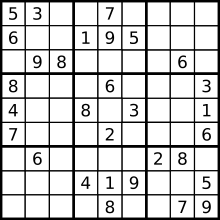
//> input picture Hough Line Transform/images/sudoku.png, 220 x 220 px
$ ./hough_line images/sudoku.png 100 100 3 100   (built with g++ and OpenCV 4)
//> lines starting //> are read from the running program, lines starting //| are printed output that depends on the picture
#include <iostream>
#include <opencv2/opencv.hpp>

using namespace std;
using namespace cv;

struct Hough{
    int minCanny;
    int maxCanny;
    int tr;
    int theta_step;
};

struct Lines{

    Point p1;
    Point p2;
};

vector<Lines> HoughLines(Mat , struct Hough);
void DrawLines(Mat, vector<Lines>);


int main(int argc, char **argv){

    /*
    argv[1] -> input image
    argv[2] -> min threshold Canny
    argv[3] -> max threshold Canny
    argv[4] -> min threshold Hough Lines
    argv[5] -> max threshold Hough Lines
    */

    Mat imgIn = imread(argv[1]);
//> imgIn is the input picture: 220 rows x 220 cols, CV_8UC3; min 0, max 255, mean 206.8
    if(imgIn.empty()){
        cerr<<"Input image failed!"<<endl;
        return -1;
    }
    struct Hough h;
    h.minCanny = atoi(argv[2]);
//> h.minCanny = 100
    h.maxCanny = atoi(argv[3]);
//> h.maxCanny = 100
    h.tr = atoi(argv[4]);
//> h.tr = 3
    h.theta_step = atoi(argv[5]);
//> h.theta_step = 100

    String win = "Original image";
    namedWindow(win, 0);
    imshow(win, imgIn);
    waitKey(0);

    Mat img = imgIn.clone();
    cvtColor(imgIn, img, CV_BGR2GRAY);
    Canny(img, img, h.minCanny, h.maxCanny, 3);
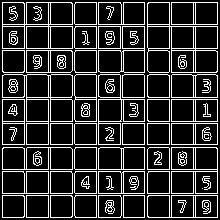
//> img: 220 rows x 220 cols, CV_8UC1; 18% white in thin lines or dots

    String winCanny = "Image after Canny";
    namedWindow(winCanny, 0);
    imshow(winCanny, img);
    waitKey(0);

    vector<Lines> L = HoughLines(img, h);
//> after the loop in HoughLines, `for(int p=0; p<2*pMax; p++)`: L = 47729 items
//> L = 47729 items
    DrawLines(imgIn, L);

    return 0;

}

void DrawLines(Mat img, vector<Lines> lines){

    for(int i=0; i<lines.size(); i++){

        line(img, lines[i].p1, lines[i].p2, Scalar(0,0,255), 1, 8);
    }
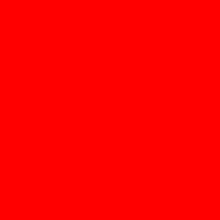
//> img: 220 rows x 220 cols, CV_8UC3; mean B, G, R 0, 0, 255

    String win = "Image after Hough Trasform";
    namedWindow(win, 0);
    imshow(win, img);
    waitKey(0);
}

vector<Lines> HoughLines(Mat img, struct Hough h){

    vector<Lines> L;

    int pMax = ceil(sqrt(img.rows*img.rows + img.cols*img.cols));
    int acc[2*pMax][180] = {{0}};

    for(int y=0; y<img.rows; y++)
        for(int x=0; x<img.cols; x++)
            if(img.at<uchar>(y,x)==255)
                for(int k=0; k<180; k++){

                    int p = round(x*cos(k*(M_PI/180)) + y*sin(k*(M_PI/180)) ) + pMax;
                    acc[p][k]++;
                }


    for(int p=0; p<2*pMax; p++)
        for(int k=0; k<180; k++)
            if(acc[p][k]>h.tr){
                float rho = p-pMax, theta = k * (M_PI/180);
                Point pt1, pt2;
                double a = cos(theta), b = sin(theta);
                double x0 = a*rho, y0 = b*rho;
                pt1.x = round(x0 + 1000*(-b));
                pt1.y = round(y0 + 1000*(a));
                pt2.x = round(x0 - 1000*(-b));
                pt2.y = round(y0 - 1000*(a));
                struct Lines in;
                in.p1 = pt1;
                in.p2 = pt2;
                L.push_back(in);
            }
    return L;


}
